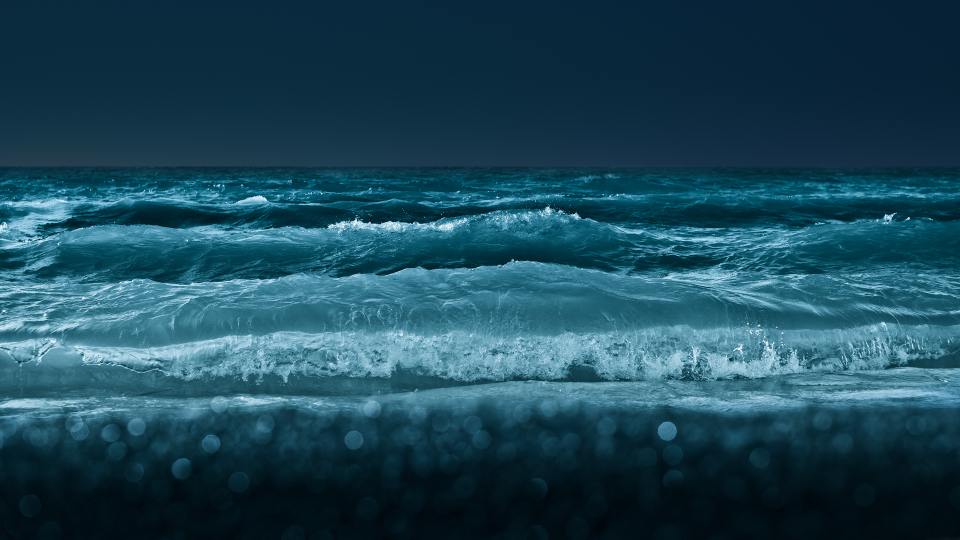
#> input picture tool/test_upload_1.jpg, 1920 x 1080 px (shown at 1/2 size)
$ python pillow_test.py
#> lines starting #> are read from the running program, lines starting #| are printed output that depends on the picture
# coding=utf-8
import os
from PIL import Image

img1 = Image.open('test_upload_1.jpg')
#> img1 is the input picture: PIL image 1920x1080 RGB; mean R, G, B 28.1, 71.7, 89.1

file_size = os.path.getsize('test_upload_1.jpg')

print(img1)
#| <PIL.JpegImagePlugin.JpegImageFile image mode=RGB size=1920x1080 at 0x7FB068552E90>
print(img1.size)
#| (1920, 1080)


img1.thumbnail((300,300))
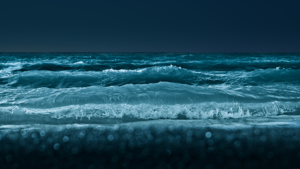
#> img1: PIL image 300x169 RGB; mean R, G, B 28.1, 71.6, 89

img1.save('test_upload_1_new.jpg')

print(img1.size)
#| (300, 169)

img1.thumbnail((200,200))
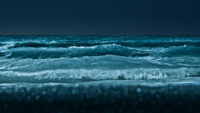
#> img1: PIL image 200x113 RGB; mean R, G, B 28.1, 71.6, 89

img1.save('test_upload_1_new_1.jpg')

$ run again, with tool/xjp.jpg copied over tool/test_upload_1.jpg
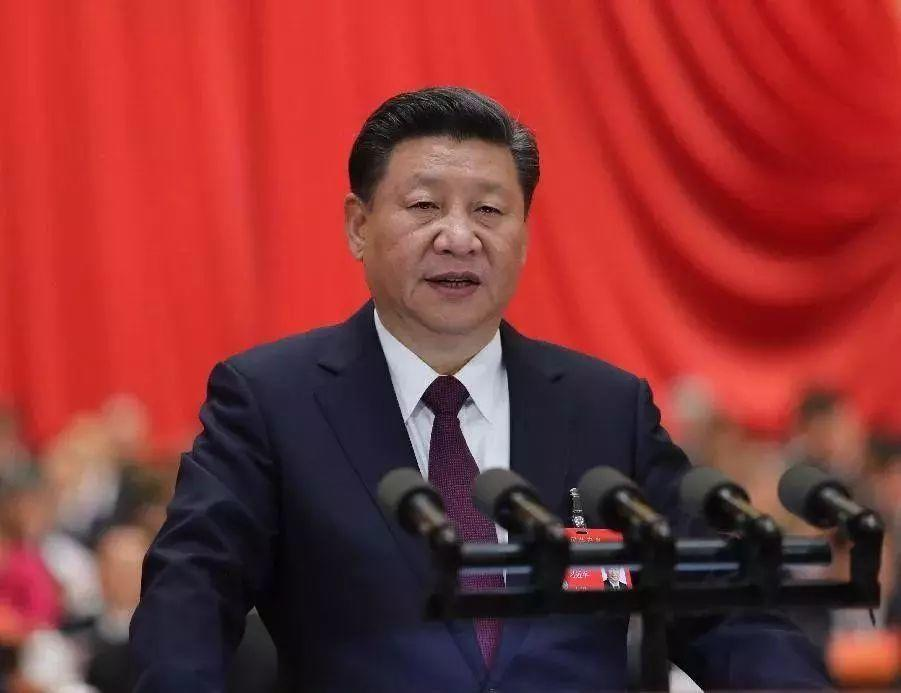
#> input picture tool/xjp.jpg, 901 x 693 px
#> img1 is the input picture: PIL image 901x693 RGB; mean R, G, B 137.3, 51.3, 51.8
#| <PIL.JpegImagePlugin.JpegImageFile image mode=RGB size=901x693 at 0x7FB068553510>
#| (901, 693)
#| (300, 231)
#> `img1.thumbnail((200,200))`:
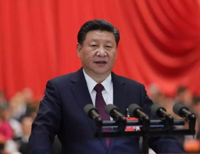
#> img1: PIL image 200x154 RGB; mean R, G, B 137.3, 51.3, 51.8

$ run again, with tool/yellow_1.jpg copied over tool/test_upload_1.jpg
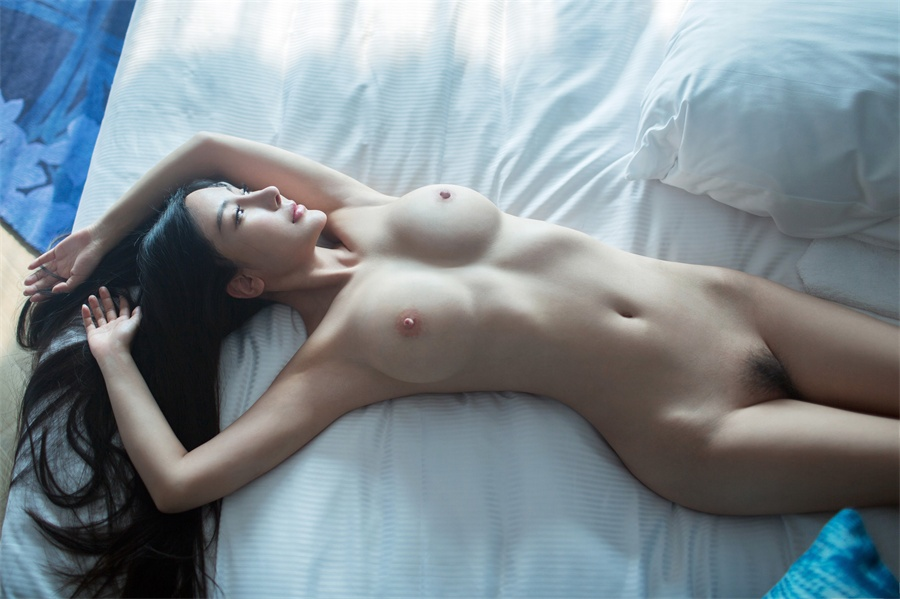
#> input picture tool/yellow_1.jpg, 900 x 599 px
#> img1 is the input picture: PIL image 900x599 RGB; mean R, G, B 126.3, 137.7, 144.4
#| <PIL.JpegImagePlugin.JpegImageFile image mode=RGB size=900x599 at 0x7FB068254B90>
#| (900, 599)
#| (300, 200)
#> `img1.thumbnail((200,200))`:
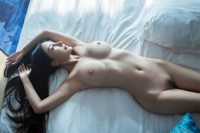
#> img1: PIL image 200x133 RGB; mean R, G, B 126.3, 137.7, 144.4
